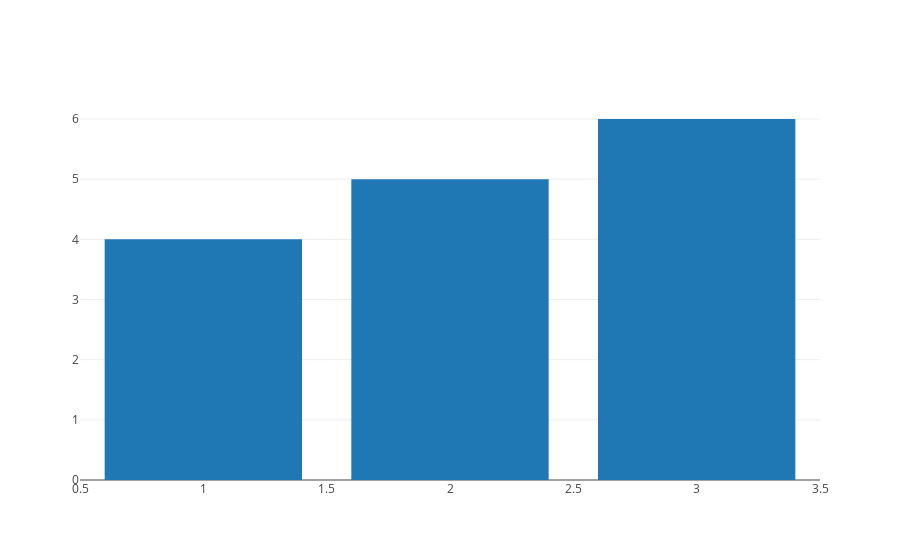

Write notebook code for a chart like this one.
### Code cell
d = go.Bar(x=[1,2,3], y=[4,5,6])
py.iplot([d])

### Figure 1 — Plotly figure (JSON) as saved in the notebook; plotly's stock layout.template omitted (floating-point values rounded to 4 significant figures)
{"data": [{"type": "bar", "x": [1, 2, 3], "y": [4, 5, 6]}], "layout": {}}
